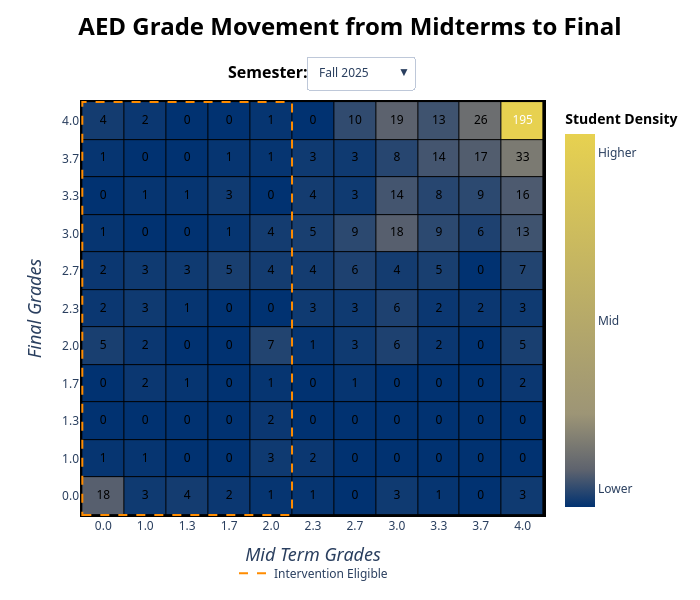

Notebook source saved alongside this figure:
### Code cell
#Bridging the Gap w/ Scatter Plot
#I proposed combining the method proposed w/ annotations with a scatter plot to see if it worked. It did (kind of). The numbers overlaid, with hte main issue being the color of the numbers.
#This wasn't ideal, but figure it could be workshopped after this pass. It had the same problem of not carrying over to PowerBI like the first example though.
import pandas as pd
import plotly.graph_objects as go

#Section 7d - AED Heat Map
buttons = []
zmatrix = {}

initial_term = heattermlist[0]

# 1. Create flat coordinate lists for the Scatter trace X and Y
flat_x = []
flat_y = []
for i, y_val in enumerate(gradescalestring): # Rows (Final Grades)
    for j, x_val in enumerate(gradescalestring): # Cols (Mid Term Grades)
        flat_x.append(x_val)
        flat_y.append(y_val)

# Dictionaries to store the flat text and colors for each term
text_dict = {}
color_dict = {}

for term in heattermlist:
    termframe = artheat[artheat["Academic Period"] == term]

    termcrosstab = pd.crosstab(termframe["Final Grade Number"], termframe["Mid Term Grade Number"])
    termcrosstab = termcrosstab.reindex(index = gradescalenum, columns = gradescalenum, fill_value = 0)

    zmatrix[term] = termcrosstab.values.tolist()

    ztop = max(max(row) for row in zmatrix[term]) 
    zbot = min(min(row) for row in zmatrix[term])
    
    # 2. Build the flat text and color lists for this specific term
    term_text = []
    term_color = []
    for i, row in enumerate(zmatrix[term]):      
        for j, val in enumerate(row):            
            term_text.append(str(val))
            # Keep our dynamic contrast!
            term_color.append("white" if val > (ztop / 2) else "black")
            
    text_dict[term] = term_text
    color_dict[term] = term_color

    # 3. Update both the Heatmap (Trace 0) and Scatter (Trace 1), ignore Legend (Trace 2)
    # The arrays in args correspond to [Trace 0, Trace 1, Trace 2]
    buttons.append(dict(
        method = "update",
        label = term,
        args = [{ 
            "z": [zmatrix[term], None, None], 
            "zmin": [zbot, None, None],
            "zmax": [ztop, None, None],
            "colorbar.tickvals": [[ztop*.05, ztop/2, ztop*.95], None, None],
            "text": [None, text_dict[term], None],
            "textfont.color": [None, color_dict[term], None]
        }]
    ))

# Trace 0: The Heatmap
recentheattrace = go.Heatmap(
    z = zmatrix[initial_term],
    zmin = zbot,
    zmax = ztop,
    x = gradescalestring, 
    y = gradescalestring,
    xgap = 1,
    ygap = 1,
    hovertemplate = (
        "<b>Sector Details</b>"\
        "<br>Mid Term Grade: %{x}"\
        "<br>Final Grade: %{y}"\
        "<br># of Students: %{z}"
        "<extra></extra>"
    ),
    colorscale = civicustom,
    colorbar = dict(
        tickvals = [ztop*.05, ztop/2, ztop*.95],
        ticktext = ["Lower", "Mid", "Higher"],
        title = dict(text = "<b>Student Density</b>", font_color = "black")
    ),
    visible = True
)

# Trace 1: The Scatter Text Overlay
textoverlaytrace = go.Scatter(
    x = flat_x,
    y = flat_y,
    text = text_dict[initial_term],
    mode = "text",
    textfont = dict(color = color_dict[initial_term], size = 12),
    hoverinfo = "skip", # Critical so it doesn't block the heatmap hover tooltips!
    showlegend = False
)

# Trace 2: The Legend
legendtrace = go.Scatter(
    x = [None],
    y = [None],
    mode = "lines",
    line = dict(color = "#FF8C00", width = 2, dash = "dash"),
    name = "Intervention Eligible",
    showlegend = True,
)

layout = go.Layout(
    title = dict(text = "AED Grade Movement from Midterms to Final",
        font_weight = "bold", font_size = 24, font_color = "black",
        xanchor = "center", x = .5, yanchor = "top", y = .97),
    plot_bgcolor = "black",
    xaxis_showgrid = False, yaxis_showgrid = False,
    xaxis = dict(title = dict(text = "<i>Mid Term Grades</i>", font_size = 18)),
    yaxis = dict(title = dict(text = "<i>Final Grades</i>", font_size = 18)),
    height = 600, width = 700,
    updatemenus = [dict(
        buttons = buttons,
        direction = "down", showactive = True,
        xanchor = "center", yanchor = "top", x = .6, y = 1.105
    )],
    legend = dict(orientation = "h", xanchor = "center", x = .5, yanchor = "top", y = -.1),
    font_family = "Segoe UI"
)

# Add all THREE traces to the figure
aedheat = go.Figure(data = [recentheattrace, textoverlaytrace, legendtrace], layout = layout)

aedheat.add_annotation(
    text = "<b>Semester:</b>",
    showarrow = False,
    x = .3125, y = 1.098,
    xref = "paper", yref = "paper",
    font_color = "black", font_size = 16
)

aedheat.add_shape(
    type = "rect",
    line = dict(color = "#FF8C00", width = 2, dash = "dash"),
    x0 = -0.5, x1 = 4.5, y0 = -0.5, y1 = 10.5, layer = "above"
)

aedheat.show()

### Figure 1 — Plotly figure (JSON) as saved in the notebook; plotly's stock layout.template omitted (floating-point values rounded to 4 significant figures)
{"data": [{"colorbar": {"ticktext": ["Lower", "Mid", "Higher"], "tickvals": [9.75, 97.5, 185.2], "title": {"font": {"color": "black"}, "text": "<b>Student Density</b>"}}, "colorscale": [[0, "#013271"], [0.1, "#5E636E"], [0.25, "#9D9576"], [1, "#E7D150"]], "hovertemplate": "<b>Sector Details</b><br>Mid Term Grade: %{x}<br>Final Grade: %{y}<br># of Students: %{z}<extra></extra>", "type": "heatmap", "visible": true, "x": ["0.0", "1.0", "1.3", "1.7", "2.0", "2.3", "2.7", "3.0", "3.3", "3.7", "4.0"], "xgap": 1, "y": ["0.0", "1.0", "1.3", "1.7", "2.0", "2.3", "2.7", "3.0", "3.3", "3.7", "4.0"], "ygap": 1, "z": [[18, 3, 4, 2, 1, 1, 0, 3, 1, 0, 3], [1, 1, 0, 0, 3, 2, 0, 0, 0, 0, 0], [0, 0, 0, 0, 2, 0, 0, 0, 0, 0, 0], [0, 2, 1, 0, 1, 0, 1, 0, 0, 0, 2], [5, 2, 0, 0, 7, 1, 3, 6, 2, 0, 5], [2, 3, 1, 0, 0, 3, 3, 6, 2, 2, 3], [2, 3, 3, 5, 4, 4, 6, 4, 5, 0, 7], [1, 0, 0, 1, 4, 5, 9, 18, 9, 6, 13], [0, 1, 1, 3, 0, 4, 3, 14, 8, 9, 16], [1, 0, 0, 1, 1, 3, 3, 8, 14, 17, 33], [4, 2, 0, 0, 1, 0, 10, 19, 13, 26, 195]], "zmax": 195, "zmin": 0}, {"hoverinfo": "skip", "mode": "text", "showlegend": false, "text": ["18", "3", "4", "2", "1", "1", "0", "3", "1", "0", "3", "1", "1", "0", "0", "3", "2", "0", "0", "0", "0", "0", "0", "0", "0", "0", "2", "0", "0", "0", "0", "0", "0", "0", "2", "1", "0", "1", "0", "1", "0", "0", "0", "2", "5", "2", "0", "0", "7", "1", "3", "6", "2", "0", "5", "2", "3", "1", "0", "0", "3", "3", "6", "2", "2", "3", "2", "3", "3", "5", "4", "4", "6", "4", "5", "0", "7", "1", "0", "0", "1", "4", "5", "9", "18", "9", "6", "13", "0", "1", "1", "3", "0", "4", "3", "14", "8", "9", "16", "1", "0", "0", "1", "1", "3", "3", "8", "14", "17", "33", "4", "2", "0", "0", "1", "0", "10", "19", "13", "26", "195"], "textfont": {"color": ["black", "black", "black", "black", "black", "black", "black", "black", "black", "black", "black", "black", "black", "black", "black", "black", "black", "black", "black", "black", "black", "black", "black", "black", "black", "black", "black", "black", "black", "black", "black", "black", "black", "black", "black", "black", "black", "black", "black", "black", "black", "black", "black", "black", "black", "black", "black", "black", "black", "black", "black", "black", "black", "black", "black", "black", "black", "black", "black", "black", "black", "black", "black", "black", "black", "black", "black", "black", "black", "black", "black", "black", "black", "black", "black", "black", "black", "black", "black", "black", "black", "black", "black", "black", "black", "black", "black", "black", "black", "black", "black", "black", "black", "black", "black", "black", "black", "black", "black", "black", "black", "black", "black", "black", "black", "black", "black", "black", "black", "black", "black", "black", "black", "black", "black", "black", "black", "black", "black", "black", "white"], "size": 12}, "type": "scatter", "x": ["0.0", "1.0", "1.3", "1.7", "2.0", "2.3", "2.7", "3.0", "3.3", "3.7", "4.0", "0.0", "1.0", "1.3", "1.7", "2.0", "2.3", "2.7", "3.0", "3.3", "3.7", "4.0", "0.0", "1.0", "1.3", "1.7", "2.0", "2.3", "2.7", "3.0", "3.3", "3.7", "4.0", "0.0", "1.0", "1.3", "1.7", "2.0", "2.3", "2.7", "3.0", "3.3", "3.7", "4.0", "0.0", "1.0", "1.3", "1.7", "2.0", "2.3", "2.7", "3.0", "3.3", "3.7", "4.0", "0.0", "1.0", "1.3", "1.7", "2.0", "2.3", "2.7", "3.0", "3.3", "3.7", "4.0", "0.0", "1.0", "1.3", "1.7", "2.0", "2.3", "2.7", "3.0", "3.3", "3.7", "4.0", "0.0", "1.0", "1.3", "1.7", "2.0", "2.3", "2.7", "3.0", "3.3", "3.7", "4.0", "0.0", "1.0", "1.3", "1.7", "2.0", "2.3", "2.7", "3.0", "3.3", "3.7", "4.0", "0.0", "1.0", "1.3", "1.7", "2.0", "2.3", "2.7", "3.0", "3.3", "3.7", "4.0", "0.0", "1.0", "1.3", "1.7", "2.0", "2.3", "2.7", "3.0", "3.3", "3.7", "4.0"], "y": ["0.0", "0.0", "0.0", "0.0", "0.0", "0.0", "0.0", "0.0", "0.0", "0.0", "0.0", "1.0", "1.0", "1.0", "1.0", "1.0", "1.0", "1.0", "1.0", "1.0", "1.0", "1.0", "1.3", "1.3", "1.3", "1.3", "1.3", "1.3", "1.3", "1.3", "1.3", "1.3", "1.3", "1.7", "1.7", "1.7", "1.7", "1.7", "1.7", "1.7", "1.7", "1.7", "1.7", "1.7", "2.0", "2.0", "2.0", "2.0", "2.0", "2.0", "2.0", "2.0", "2.0", "2.0", "2.0", "2.3", "2.3", "2.3", "2.3", "2.3", "2.3", "2.3", "2.3", "2.3", "2.3", "2.3", "2.7", "2.7", "2.7", "2.7", "2.7", "2.7", "2.7", "2.7", "2.7", "2.7", "2.7", "3.0", "3.0", "3.0", "3.0", "3.0", "3.0", "3.0", "3.0", "3.0", "3.0", "3.0", "3.3", "3.3", "3.3", "3.3", "3.3", "3.3", "3.3", "3.3", "3.3", "3.3", "3.3", "3.7", "3.7", "3.7", "3.7", "3.7", "3.7", "3.7", "3.7", "3.7", "3.7", "3.7", "4.0", "4.0", "4.0", "4.0", "4.0", "4.0", "4.0", "4.0", "4.0", "4.0", "4.0"]}, {"line": {"color": "#FF8C00", "dash": "dash", "width": 2}, "mode": "lines", "name": "Intervention Eligible", "showlegend": true, "type": "scatter", "x": [null], "y": [null]}], "layout": {"annotations": [{"font": {"color": "black", "size": 16}, "showarrow": false, "text": "<b>Semester:</b>", "x": 0.3125, "xref": "paper", "y": 1.098, "yref": "paper"}], "font": {"family": "Segoe UI"}, "height": 600, "legend": {"orientation": "h", "x": 0.5, "xanchor": "center", "y": -0.1, "yanchor": "top"}, "plot_bgcolor": "black", "shapes": [{"layer": "above", "line": {"color": "#FF8C00", "dash": "dash", "width": 2}, "type": "rect", "x0": -0.5, "x1": 4.5, "y0": -0.5, "y1": 10.5}], "title": {"font": {"color": "black", "size": 24, "weight": "bold"}, "text": "AED Grade Movement from Midterms to Final", "x": 0.5, "xanchor": "center", "y": 0.97, "yanchor": "top"}, "updatemenus": [{"buttons": [{"args": [{"colorbar.tickvals": [[9.75, 97.5, 185.2], null, null], "text": [null, ["18", "3", "4", "2", "1", "1", "0", "3", "1", "0", "3", "1", "1", "0", "0", "3", "2", "0", "0", "0", "0", "0", "0", "0", "0", "0", "2", "0", "0", "0", "0", "0", "0", "0", "2", "1", "0", "1", "0", "1", "0", "0", "0", "2", "5", "2", "0", "0", "7", "1", "3", "6", "2", "0", "5", "2", "3", "1", "0", "0", "3", "3", "6", "2", "2", "3", "2", "3", "3", "5", "4", "4", "6", "4", "5", "0", "7", "1", "0", "0", "1", "4", "5", "9", "18", "9", "6", "13", "0", "1", "1", "3", "0", "4", "3", "14", "8", "9", "16", "1", "0", "0", "1", "1", "3", "3", "8", "14", "17", "33", "4", "2", "0", "0", "1", "0", "10", "19", "13", "26", "195"], null], "textfont.color": [null, ["black", "black", "black", "black", "black", "black", "black", "black", "black", "black", "black", "black", "black", "black", "black", "black", "black", "black", "black", "black", "black", "black", "black", "black", "black", "black", "black", "black", "black", "black", "black", "black", "black", "black", "black", "black", "black", "black", "black", "black", "black", "black", "black", "black", "black", "black", "black", "black", "black", "black", "black", "black", "black", "black", "black", "black", "black", "black", "black", "black", "black", "black", "black", "black", "black", "black", "black", "black", "black", "black", "black", "black", "black", "black", "black", "black", "black", "black", "black", "black", "black", "black", "black", "black", "black", "black", "black", "black", "black", "black", "black", "black", "black", "black", "black", "black", "black", "black", "black", "black", "black", "black", "black", "black", "black", "black", "black", "black", "black", "black", "black", "black", "black", "black", "black", "black", "black", "black", "black", "black", "white"], null], "z": [[[18, 3, 4, 2, 1, 1, 0, 3, 1, 0, 3], [1, 1, 0, 0, 3, 2, 0, 0, 0, 0, 0], [0, 0, 0, 0, 2, 0, 0, 0, 0, 0, 0], [0, 2, 1, 0, 1, 0, 1, 0, 0, 0, 2], [5, 2, 0, 0, 7, 1, 3, 6, 2, 0, 5], [2, 3, 1, 0, 0, 3, 3, 6, 2, 2, 3], [2, 3, 3, 5, 4, 4, 6, 4, 5, 0, 7], [1, 0, 0, 1, 4, 5, 9, 18, 9, 6, 13], [0, 1, 1, 3, 0, 4, 3, 14, 8, 9, 16], [1, 0, 0, 1, 1, 3, 3, 8, 14, 17, 33], [4, 2, 0, 0, 1, 0, 10, 19, 13, 26, 195]], null, null], "zmax": [195, null, null], "zmin": [0, null, null]}], "label": "Fall 2025", "method": "update"}, {"args": [{"colorbar.tickvals": [[8.05, 80.5, 152.9], null, null], "text": [null, ["14", "7", "1", "3", "4", "1", "0", "0", "1", "0", "4", "4", "2", "0", "1", "2", "2", "2", "0", "1", "0", "0", "0", "1", "0", "0", "0", "2", "1", "0", "2", "0", "0", "0", "0", "3", "2", "2", "0", "0", "1", "1", "1", "2", "3", "1", "1", "2", "4", "0", "6", "5", "0", "0", "1", "1", "2", "1", "3", "1", "3", "1", "0", "0", "0", "3", "2", "1", "0", "1", "5", "5", "5", "13", "1", "7", "3", "1", "1", "0", "2", "2", "7", "3", "25", "8", "11", "14", "0", "0", "1", "0", "2", "1", "2", "9", "10", "9", "13", "2", "0", "0", "0", "0", "1", "1", "7", "17", "13", "27", "0", "0", "0", "2", "4", "1", "0", "15", "12", "33", "161"], null], "textfont.color": [null, ["black", "black", "black", "black", "black", "black", "black", "black", "black", "black", "black", "black", "black", "black", "black", "black", "black", "black", "black", "black", "black", "black", "black", "black", "black", "black", "black", "black", "black", "black", "black", "black", "black", "black", "black", "black", "black", "black", "black", "black", "black", "black", "black", "black", "black", "black", "black", "black", "black", "black", "black", "black", "black", "black", "black", "black", "black", "black", "black", "black", "black", "black", "black", "black", "black", "black", "black", "black", "black", "black", "black", "black", "black", "black", "black", "black", "black", "black", "black", "black", "black", "black", "black", "black", "black", "black", "black", "black", "black", "black", "black", "black", "black", "black", "black", "black", "black", "black", "black", "black", "black", "black", "black", "black", "black", "black", "black", "black", "black", "black", "black", "black", "black", "black", "black", "black", "black", "black", "black", "black", "white"], null], "z": [[[14, 7, 1, 3, 4, 1, 0, 0, 1, 0, 4], [4, 2, 0, 1, 2, 2, 2, 0, 1, 0, 0], [0, 1, 0, 0, 0, 2, 1, 0, 2, 0, 0], [0, 0, 3, 2, 2, 0, 0, 1, 1, 1, 2], [3, 1, 1, 2, 4, 0, 6, 5, 0, 0, 1], [1, 2, 1, 3, 1, 3, 1, 0, 0, 0, 3], [2, 1, 0, 1, 5, 5, 5, 13, 1, 7, 3], [1, 1, 0, 2, 2, 7, 3, 25, 8, 11, 14], [0, 0, 1, 0, 2, 1, 2, 9, 10, 9, 13], [2, 0, 0, 0, 0, 1, 1, 7, 17, 13, 27], [0, 0, 0, 2, 4, 1, 0, 15, 12, 33, 161]], null, null], "zmax": [161, null, null], "zmin": [0, null, null]}], "label": "Spring 2025", "method": "update"}, {"args": [{"colorbar.tickvals": [[11.45, 114.5, 217.5], null, null], "text": [null, ["31", "2", "3", "1", "1", "1", "3", "4", "3", "0", "2", "6", "1", "0", "0", "1", "2", "2", "2", "1", "2", "1", "2", "0", "0", "0", "0", "0", "0", "1", "0", "0", "1", "1", "1", "0", "1", "3", "1", "0", "0", "0", "1", "0", "4", "3", "1", "5", "6", "4", "1", "4", "2", "0", "1", "0", "1", "2", "2", "3", "0", "1", "1", "8", "1", "0", "2", "0", "2", "2", "3", "4", "2", "5", "5", "3", "8", "1", "1", "1", "3", "6", "6", "7", "21", "14", "5", "19", "2", "0", "0", "0", "2", "1", "6", "9", "14", "6", "12", "1", "0", "1", "2", "2", "0", "6", "8", "18", "27", "38", "0", "0", "0", "0", "2", "3", "3", "17", "15", "44", "229"], null], "textfont.color": [null, ["black", "black", "black", "black", "black", "black", "black", "black", "black", "black", "black", "black", "black", "black", "black", "black", "black", "black", "black", "black", "black", "black", "black", "black", "black", "black", "black", "black", "black", "black", "black", "black", "black", "black", "black", "black", "black", "black", "black", "black", "black", "black", "black", "black", "black", "black", "black", "black", "black", "black", "black", "black", "black", "black", "black", "black", "black", "black", "black", "black", "black", "black", "black", "black", "black", "black", "black", "black", "black", "black", "black", "black", "black", "black", "black", "black", "black", "black", "black", "black", "black", "black", "black", "black", "black", "black", "black", "black", "black", "black", "black", "black", "black", "black", "black", "black", "black", "black", "black", "black", "black", "black", "black", "black", "black", "black", "black", "black", "black", "black", "black", "black", "black", "black", "black", "black", "black", "black", "black", "black", "white"], null], "z": [[[31, 2, 3, 1, 1, 1, 3, 4, 3, 0, 2], [6, 1, 0, 0, 1, 2, 2, 2, 1, 2, 1], [2, 0, 0, 0, 0, 0, 0, 1, 0, 0, 1], [1, 1, 0, 1, 3, 1, 0, 0, 0, 1, 0], [4, 3, 1, 5, 6, 4, 1, 4, 2, 0, 1], [0, 1, 2, 2, 3, 0, 1, 1, 8, 1, 0], [2, 0, 2, 2, 3, 4, 2, 5, 5, 3, 8], [1, 1, 1, 3, 6, 6, 7, 21, 14, 5, 19], [2, 0, 0, 0, 2, 1, 6, 9, 14, 6, 12], [1, 0, 1, 2, 2, 0, 6, 8, 18, 27, 38], [0, 0, 0, 0, 2, 3, 3, 17, 15, 44, 229]], null, null], "zmax": [229, null, null], "zmin": [0, null, null]}], "label": "Fall 2024", "method": "update"}, {"args": [{"colorbar.tickvals": [[8.8, 88, 167.2], null, null], "text": [null, ["23", "5", "0", "1", "0", "1", "1", "3", "3", "1", "2", "2", "1", "0", "1", "1", "0", "0", "1", "0", "1", "0", "1", "2", "1", "0", "1", "1", "1", "0", "0", "0", "0", "1", "2", "0", "1", "0", "1", "1", "1", "0", "0", "0", "0", "0", "1", "3", "6", "0", "2", "2", "2", "1", "1", "1", "1", "1", "1", "2", "5", "2", "1", "3", "0", "0", "1", "3", "0", "1", "1", "3", "8", "10", "4", "3", "7", "5", "0", "2", "5", "4", "4", "12", "21", "5", "5", "13", "0", "0", "1", "0", "2", "0", "6", "15", "14", "13", "9", "1", "1", "0", "0", "1", "3", "1", "15", "14", "25", "27", "1", "0", "0", "0", "2", "0", "3", "6", "18", "31", "176"], null], "textfont.color": [null, ["black", "black", "black", "black", "black", "black", "black", "black", "black", "black", "black", "black", "black", "black", "black", "black", "black", "black", "black", "black", "black", "black", "black", "black", "black", "black", "black", "black", "black", "black", "black", "black", "black", "black", "black", "black", "black", "black", "black", "black", "black", "black", "black", "black", "black", "black", "black", "black", "black", "black", "black", "black", "black", "black", "black", "black", "black", "black", "black", "black", "black", "black", "black", "black", "black", "black", "black", "black", "black", "black", "black", "black", "black", "black", "black", "black", "black", "black", "black", "black", "black", "black", "black", "black", "black", "black", "black", "black", "black", "black", "black", "black", "black", "black", "black", "black", "black", "black", "black", "black", "black", "black", "black", "black", "black", "black", "black", "black", "black", "black", "black", "black", "black", "black", "black", "black", "black", "black", "black", "black", "white"], null], "z": [[[23, 5, 0, 1, 0, 1, 1, 3, 3, 1, 2], [2, 1, 0, 1, 1, 0, 0, 1, 0, 1, 0], [1, 2, 1, 0, 1, 1, 1, 0, 0, 0, 0], [1, 2, 0, 1, 0, 1, 1, 1, 0, 0, 0], [0, 0, 1, 3, 6, 0, 2, 2, 2, 1, 1], [1, 1, 1, 1, 2, 5, 2, 1, 3, 0, 0], [1, 3, 0, 1, 1, 3, 8, 10, 4, 3, 7], [5, 0, 2, 5, 4, 4, 12, 21, 5, 5, 13], [0, 0, 1, 0, 2, 0, 6, 15, 14, 13, 9], [1, 1, 0, 0, 1, 3, 1, 15, 14, 25, 27], [1, 0, 0, 0, 2, 0, 3, 6, 18, 31, 176]], null, null], "zmax": [176, null, null], "zmin": [0, null, null]}], "label": "Spring 2024", "method": "update"}, {"args": [{"colorbar.tickvals": [[10.55, 105.5, 200.4], null, null], "text": [null, ["27", "1", "1", "3", "5", "0", "2", "3", "0", "2", "6", "0", "0", "0", "0", "1", "1", "1", "1", "0", "1", "0", "0", "0", "0", "0", "1", "0", "0", "0", "1", "0", "0", "3", "3", "1", "2", "1", "1", "0", "2", "1", "0", "2", "0", "3", "1", "2", "11", "4", "0", "3", "4", "0", "4", "1", "1", "1", "1", "2", "0", "3", "2", "3", "2", "2", "1", "1", "0", "0", "5", "7", "5", "3", "1", "2", "3", "1", "1", "0", "2", "8", "5", "9", "11", "9", "9", "16", "0", "0", "1", "1", "2", "2", "6", "10", "6", "10", "8", "0", "1", "0", "1", "1", "0", "9", "11", "18", "29", "38", "1", "1", "0", "0", "2", "1", "0", "10", "13", "36", "211"], null], "textfont.color": [null, ["black", "black", "black", "black", "black", "black", "black", "black", "black", "black", "black", "black", "black", "black", "black", "black", "black", "black", "black", "black", "black", "black", "black", "black", "black", "black", "black", "black", "black", "black", "black", "black", "black", "black", "black", "black", "black", "black", "black", "black", "black", "black", "black", "black", "black", "black", "black", "black", "black", "black", "black", "black", "black", "black", "black", "black", "black", "black", "black", "black", "black", "black", "black", "black", "black", "black", "black", "black", "black", "black", "black", "black", "black", "black", "black", "black", "black", "black", "black", "black", "black", "black", "black", "black", "black", "black", "black", "black", "black", "black", "black", "black", "black", "black", "black", "black", "black", "black", "black", "black", "black", "black", "black", "black", "black", "black", "black", "black", "black", "black", "black", "black", "black", "black", "black", "black", "black", "black", "black", "black", "white"], null], "z": [[[27, 1, 1, 3, 5, 0, 2, 3, 0, 2, 6], [0, 0, 0, 0, 1, 1, 1, 1, 0, 1, 0], [0, 0, 0, 0, 1, 0, 0, 0, 1, 0, 0], [3, 3, 1, 2, 1, 1, 0, 2, 1, 0, 2], [0, 3, 1, 2, 11, 4, 0, 3, 4, 0, 4], [1, 1, 1, 1, 2, 0, 3, 2, 3, 2, 2], [1, 1, 0, 0, 5, 7, 5, 3, 1, 2, 3], [1, 1, 0, 2, 8, 5, 9, 11, 9, 9, 16], [0, 0, 1, 1, 2, 2, 6, 10, 6, 10, 8], [0, 1, 0, 1, 1, 0, 9, 11, 18, 29, 38], [1, 1, 0, 0, 2, 1, 0, 10, 13, 36, 211]], null, null], "zmax": [211, null, null], "zmin": [0, null, null]}], "label": "Fall 2023", "method": "update"}, {"args": [{"colorbar.tickvals": [[9.35, 93.5, 177.7], null, null], "text": [null, ["28", "4", "1", "0", "1", "4", "2", "2", "1", "3", "2", "0", "3", "1", "1", "1", "1", "0", "0", "0", "1", "2", "0", "1", "0", "0", "0", "0", "0", "0", "0", "0", "2", "1", "2", "0", "0", "3", "2", "1", "1", "1", "2", "1", "2", "0", "1", "4", "3", "5", "4", "3", "0", "0", "0", "0", "2", "0", "1", "3", "3", "2", "2", "3", "1", "3", "2", "0", "1", "6", "3", "1", "3", "5", "2", "2", "10", "0", "2", "0", "1", "2", "5", "5", "20", "8", "7", "9", "0", "0", "0", "0", "4", "3", "3", "5", "10", "7", "9", "0", "0", "0", "0", "2", "1", "3", "9", "12", "30", "36", "2", "0", "1", "0", "0", "1", "4", "9", "20", "31", "187"], null], "textfont.color": [null, ["black", "black", "black", "black", "black", "black", "black", "black", "black", "black", "black", "black", "black", "black", "black", "black", "black", "black", "black", "black", "black", "black", "black", "black", "black", "black", "black", "black", "black", "black", "black", "black", "black", "black", "black", "black", "black", "black", "black", "black", "black", "black", "black", "black", "black", "black", "black", "black", "black", "black", "black", "black", "black", "black", "black", "black", "black", "black", "black", "black", "black", "black", "black", "black", "black", "black", "black", "black", "black", "black", "black", "black", "black", "black", "black", "black", "black", "black", "black", "black", "black", "black", "black", "black", "black", "black", "black", "black", "black", "black", "black", "black", "black", "black", "black", "black", "black", "black", "black", "black", "black", "black", "black", "black", "black", "black", "black", "black", "black", "black", "black", "black", "black", "black", "black", "black", "black", "black", "black", "black", "white"], null], "z": [[[28, 4, 1, 0, 1, 4, 2, 2, 1, 3, 2], [0, 3, 1, 1, 1, 1, 0, 0, 0, 1, 2], [0, 1, 0, 0, 0, 0, 0, 0, 0, 0, 2], [1, 2, 0, 0, 3, 2, 1, 1, 1, 2, 1], [2, 0, 1, 4, 3, 5, 4, 3, 0, 0, 0], [0, 2, 0, 1, 3, 3, 2, 2, 3, 1, 3], [2, 0, 1, 6, 3, 1, 3, 5, 2, 2, 10], [0, 2, 0, 1, 2, 5, 5, 20, 8, 7, 9], [0, 0, 0, 0, 4, 3, 3, 5, 10, 7, 9], [0, 0, 0, 0, 2, 1, 3, 9, 12, 30, 36], [2, 0, 1, 0, 0, 1, 4, 9, 20, 31, 187]], null, null], "zmax": [187, null, null], "zmin": [0, null, null]}], "label": "Spring 2023", "method": "update"}, {"args": [{"colorbar.tickvals": [[9.75, 97.5, 185.2], null, null], "text": [null, ["22", "4", "0", "5", "2", "2", "1", "1", "2", "0", "4", "0", "1", "2", "1", "0", "0", "1", "0", "0", "0", "1", "2", "0", "0", "1", "0", "0", "0", "0", "1", "0", "0", "4", "2", "0", "0", "1", "3", "1", "2", "1", "0", "0", "2", "5", "1", "3", "6", "6", "0", "5", "1", "1", "1", "1", "1", "0", "1", "1", "2", "2", "3", "1", "1", "2", "1", "0", "0", "1", "3", "2", "5", "2", "3", "5", "4", "2", "2", "1", "0", "12", "2", "8", "18", "9", "10", "11", "2", "1", "0", "0", "0", "1", "5", "9", "13", "14", "15", "0", "0", "0", "1", "2", "1", "5", "14", "10", "15", "34", "0", "1", "0", "1", "2", "0", "2", "7", "16", "32", "195"], null], "textfont.color": [null, ["black", "black", "black", "black", "black", "black", "black", "black", "black", "black", "black", "black", "black", "black", "black", "black", "black", "black", "black", "black", "black", "black", "black", "black", "black", "black", "black", "black", "black", "black", "black", "black", "black", "black", "black", "black", "black", "black", "black", "black", "black", "black", "black", "black", "black", "black", "black", "black", "black", "black", "black", "black", "black", "black", "black", "black", "black", "black", "black", "black", "black", "black", "black", "black", "black", "black", "black", "black", "black", "black", "black", "black", "black", "black", "black", "black", "black", "black", "black", "black", "black", "black", "black", "black", "black", "black", "black", "black", "black", "black", "black", "black", "black", "black", "black", "black", "black", "black", "black", "black", "black", "black", "black", "black", "black", "black", "black", "black", "black", "black", "black", "black", "black", "black", "black", "black", "black", "black", "black", "black", "white"], null], "z": [[[22, 4, 0, 5, 2, 2, 1, 1, 2, 0, 4], [0, 1, 2, 1, 0, 0, 1, 0, 0, 0, 1], [2, 0, 0, 1, 0, 0, 0, 0, 1, 0, 0], [4, 2, 0, 0, 1, 3, 1, 2, 1, 0, 0], [2, 5, 1, 3, 6, 6, 0, 5, 1, 1, 1], [1, 1, 0, 1, 1, 2, 2, 3, 1, 1, 2], [1, 0, 0, 1, 3, 2, 5, 2, 3, 5, 4], [2, 2, 1, 0, 12, 2, 8, 18, 9, 10, 11], [2, 1, 0, 0, 0, 1, 5, 9, 13, 14, 15], [0, 0, 0, 1, 2, 1, 5, 14, 10, 15, 34], [0, 1, 0, 1, 2, 0, 2, 7, 16, 32, 195]], null, null], "zmax": [195, null, null], "zmin": [0, null, null]}], "label": "Fall 2022", "method": "update"}], "direction": "down", "showactive": true, "x": 0.6, "xanchor": "center", "y": 1.105, "yanchor": "top"}], "width": 700, "xaxis": {"showgrid": false, "title": {"font": {"size": 18}, "text": "<i>Mid Term Grades</i>"}}, "yaxis": {"showgrid": false, "title": {"font": {"size": 18}, "text": "<i>Final Grades</i>"}}}}
